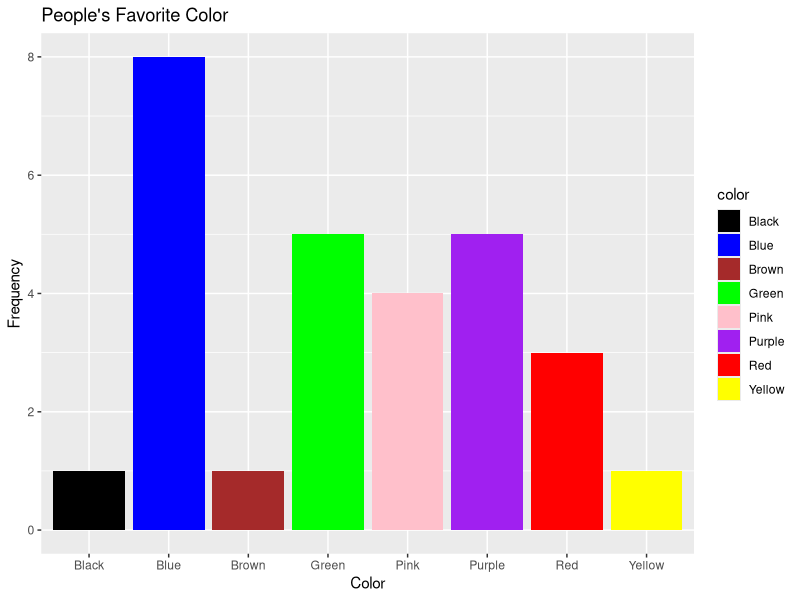

Source code (R):
## ---- chunk 1
library(tidyverse)
survey <- read_csv("../midterm/data/cleaned_midterm_data.csv")
view(survey)

#assuming that character and string are interchangeable
class(survey$major) = "Character"
class(survey$year) = "Character"
class(survey$sport) = "Character"
class(survey$born) = "Character"
class(survey$subject) = "Character"
class(survey$bday) = "Character"
class(survey$height) = "Integer"
class(survey$sibling) = "Integer"
class(survey$social_media) = "Character"
class(survey$color) = "Character"
class(survey$cereal) = "Character"
class(survey$learn_dsci) = "Character"
class(survey$books) = "Integer"
class(survey$news) = "Character"
class(survey$fight) = "Character"
class(survey$grade) = "Character"
class(survey$zodiac) = "Character"

glimpse(survey)
## ---- chunk 2
frequency_class <- table(survey$year)
frequent_classgroup <- names(frequency_class[which.max(frequency_class)])
#max function finds value in specified column that pops up the most
cat("The class group that makes up the most of the survey is", frequent_classgroup)
#cat function concatenates different objects to then print, in this case a string/chr object and the freq. variable that was created.

frequency_zodiac <- table(survey$zodiac)
frequent_symbol <- names(frequency_zodiac[which.max(frequency_zodiac)])
cat("The most common zodiac is", frequent_symbol)

zodiac_presence <- length(unique(survey$zodiac))
ifelse(zodiac_presence < 12, "There ARE zodiacs not present in the survey", "All zodiacs are present in the survey")
#zodiac_presence counts the number of unique values in zodiac column
#ifelse returns that there are zodiacs missing if the zodiac_presence value is below 12 because there is one zodiac for every month of the year

food_victory <- table(survey$fight)
victor <- names(food_victory[which.max(food_victory)])
cat("The survey thinks", victor, "will win in a fight because that is the player that the majority of the survey thinks will win")
#use which.max function again to find mode of fight column, which gives value that most of the survey thinks will win

even_bday <- survey %>% 
  filter(bday == "even")
even_people <- nrow(even_bday)

odd_bday <- survey %>% 
  filter(bday == "odd")
odd_people <- nrow(odd_bday)

ifelse(odd_people > even_people, "There are more people born on odd days in the survey", "There are more people born on even days in the survey")

pull(survey, grade)
#directly answers what grade people think they will get in the class

grades <- table(survey$grade)
majority_grade <- names(grades[which.max(grades)])
cat("The majority of people in the survey think they will receive a grade of", majority_grade)
## ---- chunk 3
favcolor_plot <- survey %>% 
  ggplot(aes(x = factor(color), fill = color)) +
  #using factor(color) bc ggplot assumes aes arguments are continuous/quantitative, factor() denotes color as categorical and discrete variable to be knitted
  geom_bar() +
  ggtitle("People's Favorite Color") +
  labs(y = "Frequency", x = "Color") +
  scale_fill_manual(values = c("Black" = "black",
                               "Blue" = "blue",
                               "Brown" = "brown",
                               "Green" = "green",
                               "Pink" = "pink",
                               "Purple" = "purple",
                               "Red" = "red",
                               "Yellow" = "yellow"))
#using RGB specific codes also possible for scale_fill_manual parameters
#fill=color in aes argument saying to fill quantities associated with x-axis with specified color
favcolor_plot
## ---- chunk 4
ds_siblings <- survey %>% 
  filter(major == "data science") %>% 
  summarise(ds_mean = mean(sibling, na.rm = TRUE))
#na.rm removes any empty cells from the dataset when calculating the mean
#need to use summarise when calculating mean, otherwise mean() won't recognize sibling argument as logical/numeric
ds_siblings

nonds_siblings <- survey %>% 
  filter(major != "data science") %>% 
  summarise(nonds_mean = mean(sibling, na.rm = TRUE))
nonds_siblings

ifelse(ds_siblings > nonds_siblings | ds_siblings < nonds_siblings, "There is a difference between the average number of siblings of students who are data science majors and those who aren't.", "There is not a difference between the average number of siblings of data science majors and other majors.")

ds_subject <- survey %>% 
  filter(major == "data science")
ds_subject

ds_subjfreq <- table(ds_subject$subject) 
ds_favsubj <- names(ds_subjfreq[which.max(ds_subjfreq)])
cat("The most popular high school subject among data science majors was", ds_favsubj)

nonds_subject <- survey %>% 
  filter(major != "data science")
nonds_subject

nonds_subjfreq <- table(nonds_subject$subject)
nonds_favsubj <- names(nonds_subjfreq[which.max(nonds_subjfreq)])
cat("The most popular high school subject among non-ds majors was", nonds_favsubj)

ifelse(nonds_favsubj == ds_favsubj, "There is NO difference in the favorite subjects between ds majors and non-ds majors", "There IS a difference between the favorite subjects of ds and non-ds majors")

ds_evenbirths <- survey %>%
  filter(major == "data science") %>%
  summarise(even_count = sum(bday == "even"))
ds_evenbirths

ds_oddbirths <- survey %>% 
  filter(major == "data science") %>%
  summarise(odd_count = sum(bday == "odd"))
ds_oddbirths

nonds_evenbirths <- survey %>% 
  filter(major != "data science") %>% 
  summarise(nonds_evencount = sum(bday == "even"))
nonds_evenbirths

nonds_oddbirths <- survey %>% 
  filter(major != "data science") %>% 
  summarise(nonds_oddcount = sum(bday == "odd"))
nonds_oddbirths

ifelse((ds_oddbirths + ds_evenbirths) > (nonds_evenbirths + nonds_oddbirths) | (ds_oddbirths + ds_evenbirths) < (nonds_evenbirths + nonds_oddbirths), "There IS a difference bw the dates that ds-major students and non-ds major students were born on", "There is NOT a difference bw the dates that ds-major students and non-ds major students were born on")
  
#Thoughts on these results: Overall, I think that there was little to no correlation between these measurements and whether or not the participant was a data science major or not.
## ---- chunk 5
#fixing incorrect input with converting all values to numerics.
survey$height <- as.numeric(survey$height)

#filter for rows with even birthdays that then calculate height from
even_filter <- survey %>% 
  filter(bday == "even")
even_filter
average_even <- mean(even_filter$height, na.rm = TRUE)
cat("The height average for the even birthdays is", average_even)

sd_even <- sd(even_filter$height, na.rm = TRUE)
cat("The height SD for the even birthdays is", sd_even)

#new filter for rows with odd birthdays
odd_filter <- survey %>% 
  filter(bday == "odd")
odd_filter
average_odd <- mean(odd_filter$height, na.rm = TRUE)
cat("The height average for the odd birthdays is", average_odd)

sd_odd <- sd(odd_filter$height, na.rm = TRUE)
cat("The height SD for the odd birthdays is", sd_odd)

